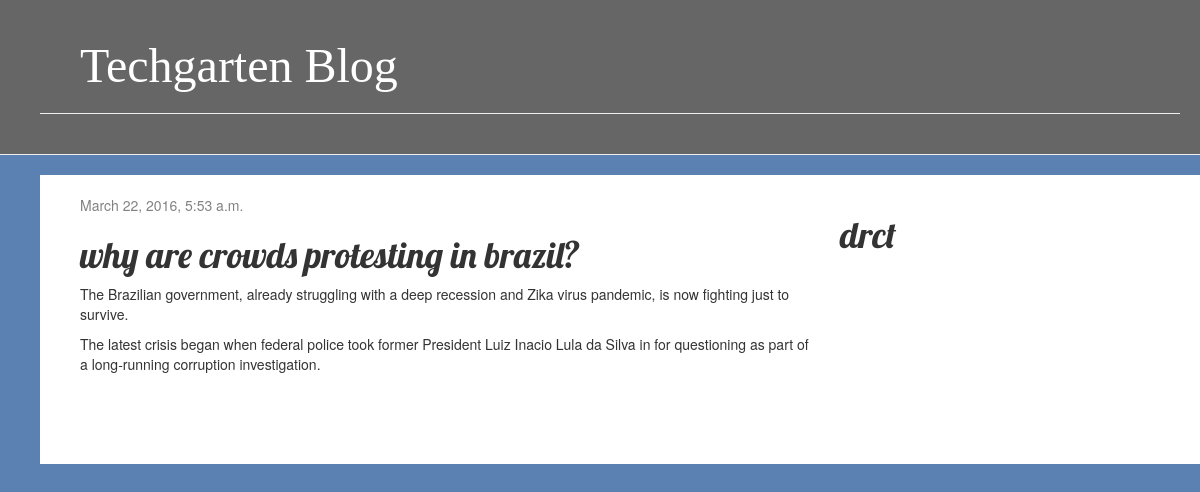
The app's page /post/4/ with its own data.
### blog/models.py (models this page shows, shortened)
class Post(models.Model):
    author = models.ForeignKey('auth.User')
    title = models.CharField(max_length=200)
    text = models.TextField()
    created_date = models.DateTimeField(
            default=timezone.now)
    published_date = models.DateTimeField(
            blank=True, null=True)

### blog/views.py (the view)
# urls.py: url(r'^post/(?P<pk>\d+)/$', views.post_detail, name='post_detail'),
def post_detail(request, pk):
    post = get_object_or_404(Post, pk=pk)
    return render(request, 'blog/post_detail.html', {'post': post})

### blog/templates/blog/post_detail.html (shortened to what this page needs)
{% extends 'blog/base.html' %}
{% block content %}
    <div class="post">
        {% if post.published_date %}
            <div class="date">
                {{ post.published_date }}
            </div>
        {% endif %}
        <h1>{{ post.title }}</h1>
        <p>{{ post.text|linebreaks }}</p>
    </div>
{% endblock %}

### blog/static/css/blog.css (style rules this page uses)
h1, h2, h3, h4 { font-family: 'Lobster', cursive; }
.date { color: #828282; }
.post { margin-bottom: 70px; }
body { background-color: #5b80b2; }

### records on screen
Post: published_date "March 22, 2016, 5:53 a.m.", title "why are crowds protesting in brazil?", text "The Brazilian government, already struggling with a deep recession and Zika virus pandemic, is now fighting just to survive. The latest crisis began when federal police took former President Luiz Inacio Lula da Silva in for questioning as part of a long-running corruption investigation."
